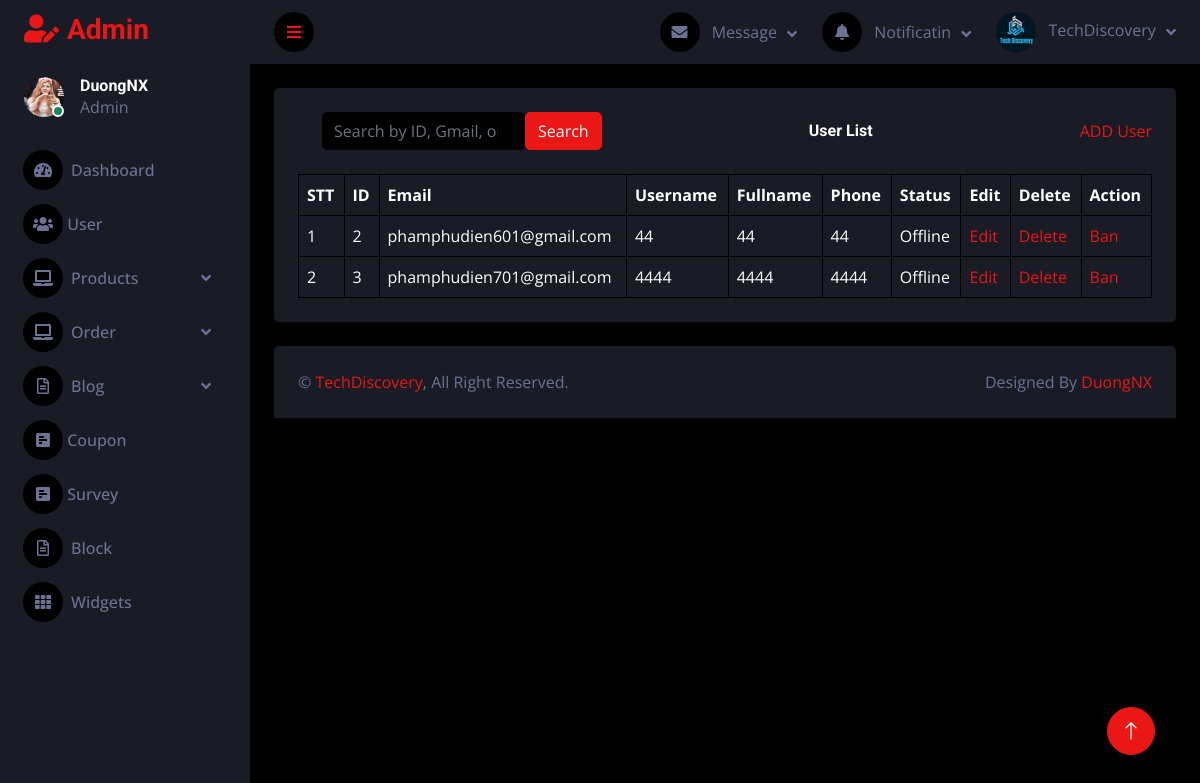
Page /admin/userlist.php on the earlier database version.
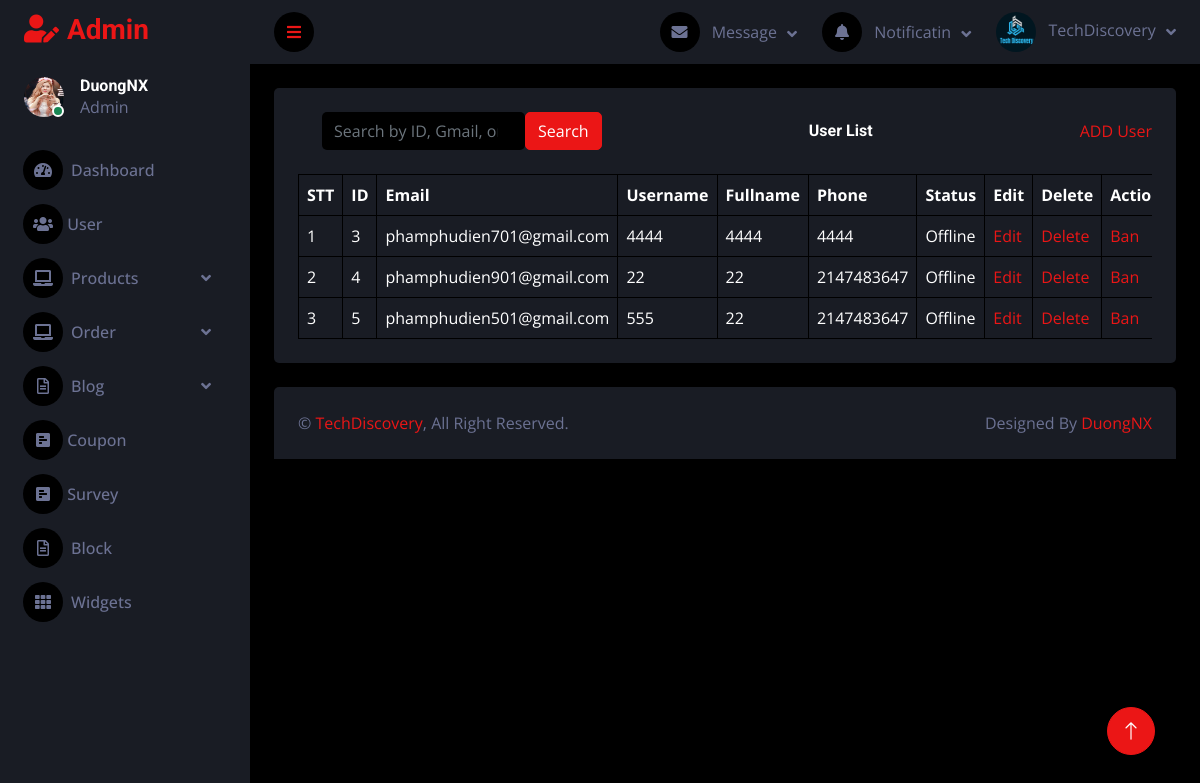
Same page on the later database version.
### tables this page shows
CREATE TABLE `users` (
  `id` int(3) NOT NULL,
  `email` varchar(250) NOT NULL,
  `username` varchar(250) NOT NULL,
  `password` varchar(255) NOT NULL,
  `fullname` varchar(255) NOT NULL,
  `address` varchar(255) NOT NULL,
  `phone` int(10) NOT NULL,
  `verification_code` int(6) NOT NULL,
  `registration_time` datetime NOT NULL DEFAULT current_timestamp(),
  `role` varchar(255) DEFAULT 'user',
  `is_online` tinyint(1) NOT NULL DEFAULT 0
);

### admin/userlist.php (the view, shortened to what this page needs)
<?php
include "header.php";
include "sidebar.php";
include "navbar.php";
?>
<?php
$servername = "localhost";
$username = "root";
$password = "";
$dbname = "website_td";
$db = new mysqli($servername, $username, $password, $dbname);
$search = isset($_GET['search']) ? $_GET['search'] : '';
$query = "SELECT * FROM users
          WHERE id LIKE '%$search%' OR email LIKE '%$search%' OR username LIKE '%$search%'";
$show_user = $db->query($query);
?>
<div class="container-fluid pt-4 px-4">
    <div class="bg-secondary text-center rounded p-4">
        <div class="d-flex align-items-center justify-content-between mb-4">
        <form class="d-none d-md-flex ms-4" method="GET" action="userlist.php">
                    <input class="form-control bg-dark border-0" type="search" name="search" placeholder="Search by ID, Gmail, or Username">
                    <button type="submit" class="btn btn-primary">Search</button>
                </form>
            <h6 class="mb-0">User List</h6>
            <a href="userlistadd.php">ADD User</a>
        </div>
        <div class="table-responsive">
            <table class="table text-start align-middle table-bordered table-hover mb-0">
                <thead>
                    <tr class="text-white">
                        <th scope="col">STT</th>
                        <th scope="col">ID</th>
                        <th scope="col">Email</th>
                        <th scope="col">Username</th>
                        <th scope="col">Fullname</th>
                        <th scope="col">Phone</th>
                        <th scope="col">Status</th>
                        <th scope="col">Edit</th>
                        <th scope="col">Delete</th>
                        <th scope="col">Action</th>
                    </tr>
                </thead>
                <body>
                    <?php
                    if ($show_user) {
                        $i = 0;
                        while ($result = $show_user->fetch_assoc()) {
                            if ($result['role'] !== 'admin') {
                                $i++;
                    ?>
                            <tr>
                                <td><?php echo $i ?></td>
                                <td><?php echo $result['id'] ?></td>
                                <td><?php echo $result['email'] ?></td>
                                <td><?php echo $result['username'] ?></td>
                                <td><?php echo $result['fullname'] ?></td>
                                <td><?php echo $result['phone'] ?></td>
                                <td>
                                    <?php
                                    if ($result['is_online'] == 2) {
                                        echo 'Banned';
                                    } else {
                                        echo $result['is_online'] ? 'Online' : 'Offline';
                                    }
                                    ?>
                                </td>
                                <td><a href="../admin/userlistedit.php?id=<?php echo $result['id']; ?>">Edit</a></td>
                                <td>
                                    <a href="userlistdelete.php?id=<?php echo $result['id']; ?>" onclick="return confirmDelete()">Delete</a>
                                </td>
                                <?php if ($result['is_online'] == 2) : ?>
                                    <td><a href="../admin/userlistunbanned.php?id=<?php echo $result['id']; ?>" onclick="confirmUnban(<?php echo $result['id']; ?>)">Unbaned</a></td>
                                <?php else : ?>
                                    <td><a href="../admin/userlistbanned.php?id=<?php echo $result['id']; ?>" onclick="confirmBan(<?php echo $result['id']; ?>)">Ban</a></td>
                                <?php endif; ?>
                            </tr>
                    <?php
                        }
                    }
                }
                    ?>
                </body>
            </table>
        </div>
    </div>
</div>
<?php
include "footer.php";
?>

Differences in the rows shown:
removed users: id "2", email "phamphudien601@gmail.com", username "44", fullname "44", phone "44", is_online "Offline"
added users: id "4", email "phamphudien901@gmail.com", username "22", fullname "22", phone "2147483647", is_online "Offline"
added users: id "5", email "phamphudien501@gmail.com", username "555", fullname "22", phone "2147483647", is_online "Offline"
